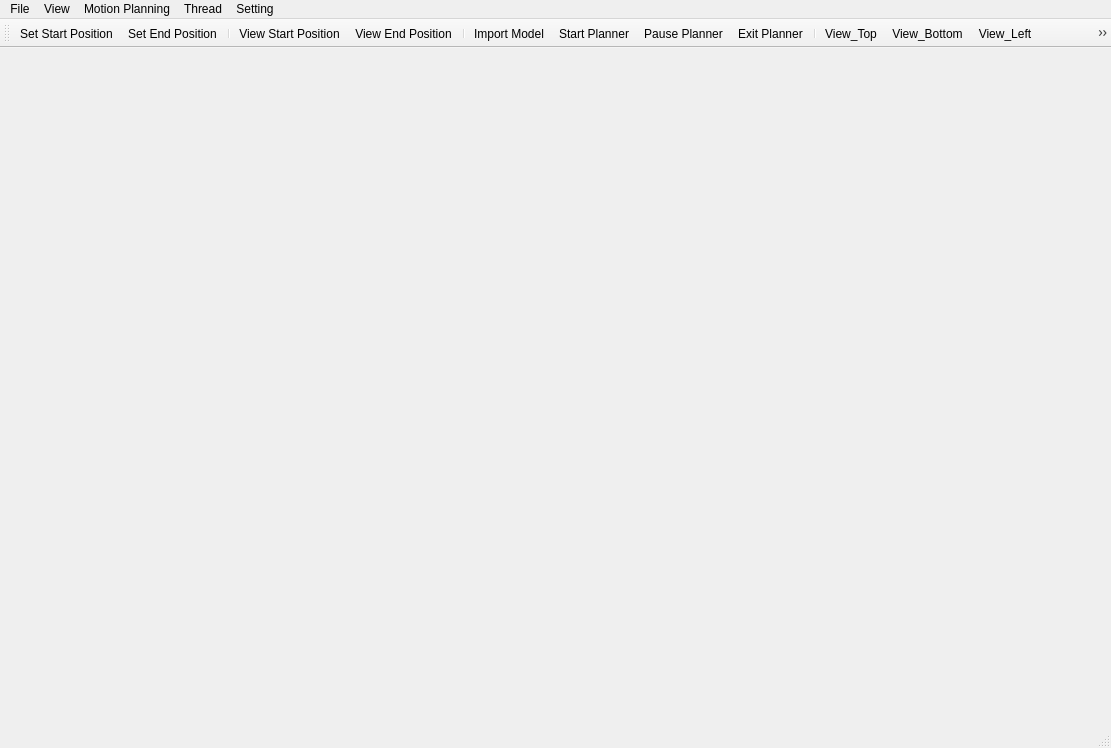
<?xml version="1.0" encoding="UTF-8"?>
<ui version="4.0">
 <class>MainWindow</class>
 <widget class="QMainWindow" name="MainWindow">
  <property name="geometry">
   <rect>
    <x>0</x>
    <y>0</y>
    <width>1111</width>
    <height>748</height>
   </rect>
  </property>
  <property name="windowTitle">
   <string>MainWindow</string>
  </property>
  <property name="styleSheet">
   <string notr="true">CustomDockWidget
{
	background: rgb(43,87,154);
	color: rgb(255,255,255);
}
CustomDockWidgetBar
{
	background: rgb(43,87,154);
	color: rgb(255,255,255);
}
CustomDockWidgetBar QLabel
{
	font: bold;
	background: rgb(43,87,154);
	color: rgb(255,255,255);
}</string>
  </property>
  <widget class="QWidget" name="centralwidget"/>
  <widget class="QMenuBar" name="menubar">
   <property name="geometry">
    <rect>
     <x>0</x>
     <y>0</y>
     <width>1111</width>
     <height>23</height>
    </rect>
   </property>
   <widget class="QMenu" name="menu_file">
    <property name="title">
     <string>File</string>
    </property>
    <addaction name="actionImport_Model"/>
   </widget>
   <widget class="QMenu" name="menu_motionPlan">
    <property name="title">
     <string>Motion Planning</string>
    </property>
    <addaction name="actionSet_Start_Position"/>
    <addaction name="actionSet_End_Position"/>
    <addaction name="actionView_Start_Position"/>
    <addaction name="actionView_End_Position"/>
   </widget>
   <widget class="QMenu" name="menu_thread">
    <property name="title">
     <string>Thread</string>
    </property>
    <addaction name="actionStart_Planner"/>
    <addaction name="actionPause_Planner"/>
    <addaction name="actionExit_Planner"/>
   </widget>
   <widget class="QMenu" name="menuSetting">
    <property name="title">
     <string>Setting</string>
    </property>
    <addaction name="actionDH_Setting"/>
    <addaction name="actionOperate_Model"/>
    <addaction name="actionEdit_Location"/>
   </widget>
   <widget class="QMenu" name="menuView">
    <property name="title">
     <string>View</string>
    </property>
    <widget class="QMenu" name="menuDisplay_Model">
     <property name="title">
      <string>Display Model</string>
     </property>
     <property name="icon">
      <iconset resource="Simulator.qrc">
       <normaloff>:/Simulator/icons/view_shade.png</normaloff>:/Simulator/icons/view_shade.png</iconset>
     </property>
     <addaction name="actionView_Shade"/>
     <addaction name="actionView_Wire"/>
    </widget>
    <addaction name="actionSave_As_Picture"/>
    <addaction name="menuDisplay_Model"/>
   </widget>
   <addaction name="menu_file"/>
   <addaction name="menuView"/>
   <addaction name="menu_motionPlan"/>
   <addaction name="menu_thread"/>
   <addaction name="menuSetting"/>
  </widget>
  <widget class="QStatusBar" name="statusbar"/>
  <widget class="QToolBar" name="toolBar">
   <property name="windowTitle">
    <string>toolBar</string>
   </property>
   <attribute name="toolBarArea">
    <enum>TopToolBarArea</enum>
   </attribute>
   <attribute name="toolBarBreak">
    <bool>false</bool>
   </attribute>
   <addaction name="actionSet_Start_Position"/>
   <addaction name="actionSet_End_Position"/>
   <addaction name="separator"/>
   <addaction name="actionView_Start_Position"/>
   <addaction name="actionView_End_Position"/>
   <addaction name="separator"/>
   <addaction name="actionImport_Model"/>
   <addaction name="actionStart_Planner"/>
   <addaction name="actionPause_Planner"/>
   <addaction name="actionExit_Planner"/>
   <addaction name="separator"/>
   <addaction name="actionView_Top"/>
   <addaction name="actionView_Bottom"/>
   <addaction name="actionView_Left"/>
   <addaction name="actionView_Right"/>
   <addaction name="actionView_Front"/>
   <addaction name="actionView_Back"/>
  </widget>
  <action name="actionView_Start_Position">
   <property name="icon">
    <iconset resource="Simulator.qrc">
     <normaloff>:/Simulator/icons/view_start.png</normaloff>:/Simulator/icons/view_start.png</iconset>
   </property>
   <property name="text">
    <string>View Start Position</string>
   </property>
  </action>
  <action name="actionView_End_Position">
   <property name="icon">
    <iconset resource="Simulator.qrc">
     <normaloff>:/Simulator/icons/view_end.png</normaloff>:/Simulator/icons/view_end.png</iconset>
   </property>
   <property name="text">
    <string>View End Position</string>
   </property>
  </action>
  <action name="actionSet_Start_Position">
   <property name="icon">
    <iconset resource="Simulator.qrc">
     <normaloff>:/Simulator/icons/set_start.png</normaloff>:/Simulator/icons/set_start.png</iconset>
   </property>
   <property name="text">
    <string>Set Start Position</string>
   </property>
  </action>
  <action name="actionSet_End_Position">
   <property name="icon">
    <iconset resource="Simulator.qrc">
     <normaloff>:/Simulator/icons/set_end.png</normaloff>:/Simulator/icons/set_end.png</iconset>
   </property>
   <property name="text">
    <string>Set End Position</string>
   </property>
  </action>
  <action name="actionStart_Planner">
   <property name="icon">
    <iconset resource="Simulator.qrc">
     <normaloff>:/Simulator/icons/thread_start.png</normaloff>:/Simulator/icons/thread_start.png</iconset>
   </property>
   <property name="text">
    <string>Start Planner</string>
   </property>
  </action>
  <action name="actionPause_Planner">
   <property name="icon">
    <iconset resource="Simulator.qrc">
     <normaloff>:/Simulator/icons/thread_pause.png</normaloff>:/Simulator/icons/thread_pause.png</iconset>
   </property>
   <property name="text">
    <string>Pause Planner</string>
   </property>
  </action>
  <action name="actionExit_Planner">
   <property name="icon">
    <iconset resource="Simulator.qrc">
     <normaloff>:/Simulator/icons/thread_exit.png</normaloff>:/Simulator/icons/thread_exit.png</iconset>
   </property>
   <property name="text">
    <string>Exit Planner</string>
   </property>
  </action>
  <action name="actionImport_Model">
   <property name="icon">
    <iconset resource="Simulator.qrc">
     <normaloff>:/Simulator/icons/import_file.png</normaloff>:/Simulator/icons/import_file.png</iconset>
   </property>
   <property name="text">
    <string>Import Model</string>
   </property>
  </action>
  <action name="actionDH_Setting">
   <property name="text">
    <string>DH Setting</string>
   </property>
  </action>
  <action name="actionOperate_Model">
   <property name="icon">
    <iconset resource="Simulator.qrc">
     <normaloff>:/Simulator/icons/operate_model.png</normaloff>:/Simulator/icons/operate_model.png</iconset>
   </property>
   <property name="text">
    <string>Operate Model</string>
   </property>
  </action>
  <action name="actionSave_As_Picture">
   <property name="icon">
    <iconset resource="Simulator.qrc">
     <normaloff>:/Simulator/icons/save_as_picture.png</normaloff>:/Simulator/icons/save_as_picture.png</iconset>
   </property>
   <property name="text">
    <string>Save As Picture</string>
   </property>
  </action>
  <action name="actionView_Back">
   <property name="icon">
    <iconset resource="Simulator.qrc">
     <normaloff>:/Simulator/icons/view-back.png</normaloff>:/Simulator/icons/view-back.png</iconset>
   </property>
   <property name="text">
    <string>View_Back</string>
   </property>
   <property name="toolTip">
    <string>View Back</string>
   </property>
  </action>
  <action name="actionView_Top">
   <property name="icon">
    <iconset resource="Simulator.qrc">
     <normaloff>:/Simulator/icons/view-top.png</normaloff>:/Simulator/icons/view-top.png</iconset>
   </property>
   <property name="text">
    <string>View_Top</string>
   </property>
   <property name="toolTip">
    <string>View Top</string>
   </property>
  </action>
  <action name="actionView_Front">
   <property name="icon">
    <iconset resource="Simulator.qrc">
     <normaloff>:/Simulator/icons/view-front.png</normaloff>:/Simulator/icons/view-front.png</iconset>
   </property>
   <property name="text">
    <string>View_Front</string>
   </property>
   <property name="toolTip">
    <string>View Front</string>
   </property>
  </action>
  <action name="actionView_Bottom">
   <property name="icon">
    <iconset resource="Simulator.qrc">
     <normaloff>:/Simulator/icons/view-bottom.png</normaloff>:/Simulator/icons/view-bottom.png</iconset>
   </property>
   <property name="text">
    <string>View_Bottom</string>
   </property>
   <property name="toolTip">
    <string>View Bottom</string>
   </property>
  </action>
  <action name="actionView_Left">
   <property name="icon">
    <iconset resource="Simulator.qrc">
     <normaloff>:/Simulator/icons/view-left.png</normaloff>:/Simulator/icons/view-left.png</iconset>
   </property>
   <property name="text">
    <string>View_Left</string>
   </property>
   <property name="toolTip">
    <string>View Left</string>
   </property>
  </action>
  <action name="actionView_Right">
   <property name="icon">
    <iconset resource="Simulator.qrc">
     <normaloff>:/Simulator/icons/view-right.png</normaloff>:/Simulator/icons/view-right.png</iconset>
   </property>
   <property name="text">
    <string>View_Right</string>
   </property>
   <property name="toolTip">
    <string>View Right</string>
   </property>
  </action>
  <action name="actionView_Shade">
   <property name="icon">
    <iconset resource="Simulator.qrc">
     <normaloff>:/Simulator/icons/view_shade.png</normaloff>:/Simulator/icons/view_shade.png</iconset>
   </property>
   <property name="text">
    <string>View_Shade</string>
   </property>
   <property name="toolTip">
    <string>View Shade</string>
   </property>
  </action>
  <action name="actionView_Wire">
   <property name="icon">
    <iconset resource="Simulator.qrc">
     <normaloff>:/Simulator/icons/view_wire.png</normaloff>:/Simulator/icons/view_wire.png</iconset>
   </property>
   <property name="text">
    <string>View_Wire</string>
   </property>
   <property name="toolTip">
    <string>View Wire</string>
   </property>
  </action>
  <action name="actionEdit_Location">
   <property name="icon">
    <iconset resource="Simulator.qrc">
     <normaloff>:/Simulator/icons/edit_location.png</normaloff>:/Simulator/icons/edit_location.png</iconset>
   </property>
   <property name="text">
    <string>Edit_Location</string>
   </property>
  </action>
 </widget>
 <resources>
  <include location="Simulator.qrc"/>
 </resources>
 <connections/>
</ui>
